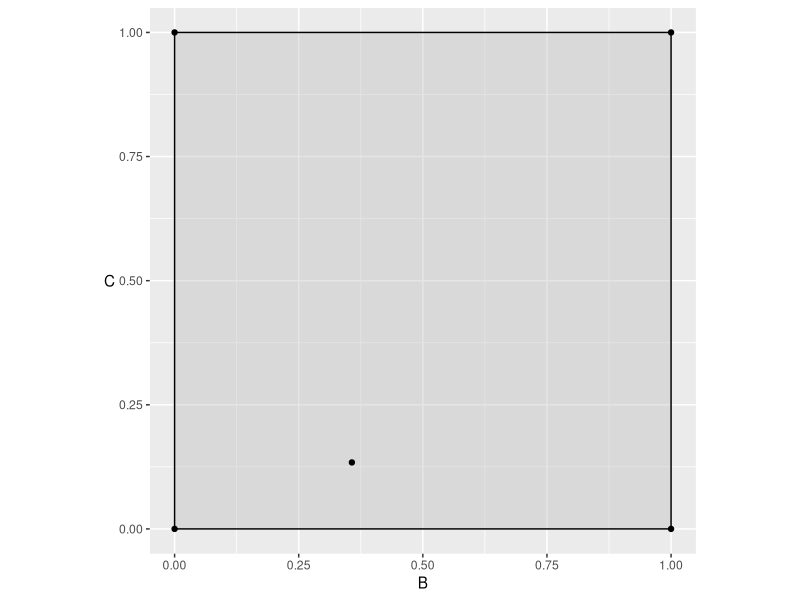
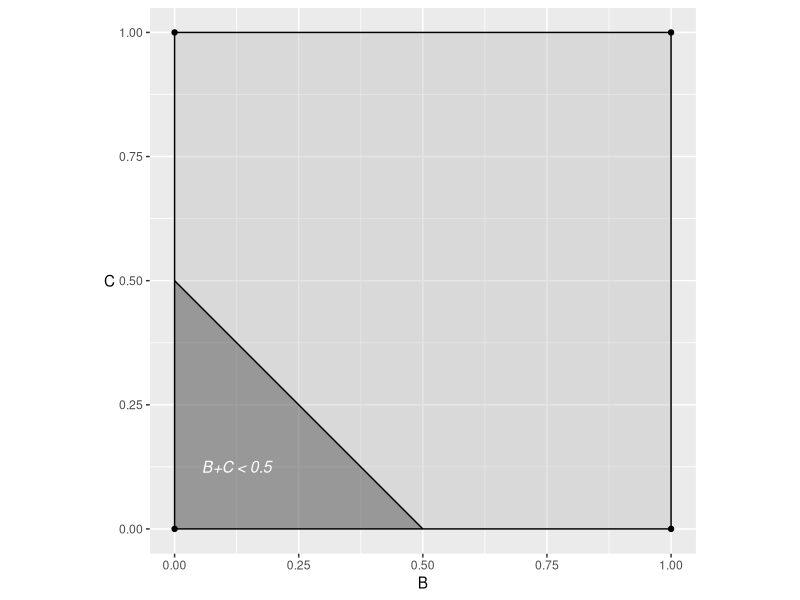
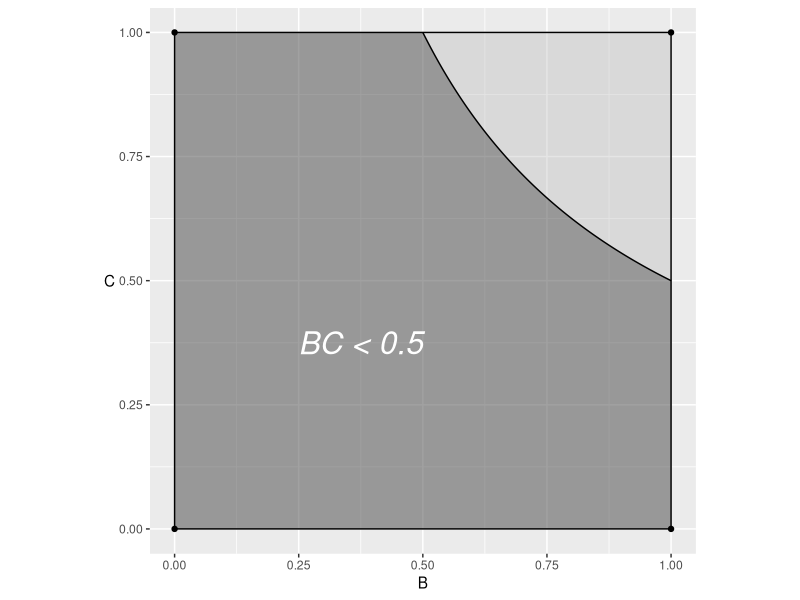
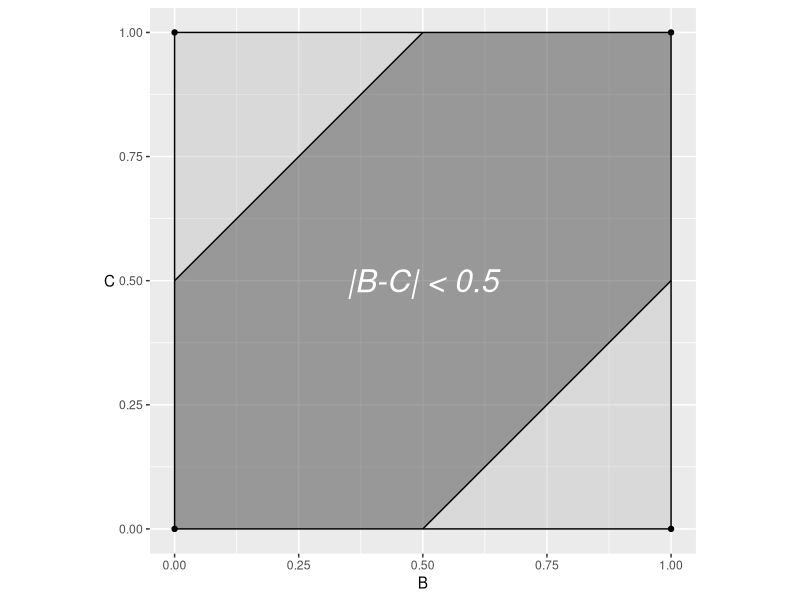
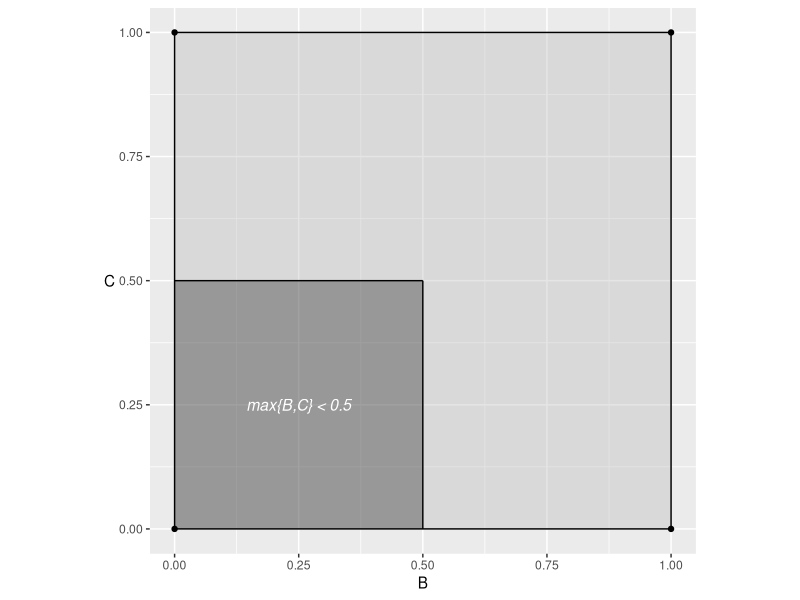
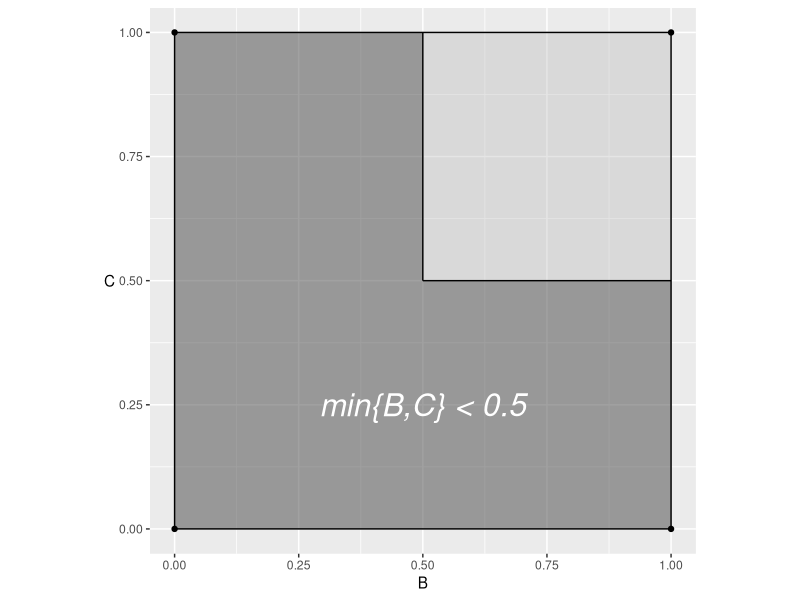

Recreate these plots in R, in order.
## ---- chunk 1
knitr::opts_chunk$set(echo = TRUE)
## ---- chunk 2
library(ggplot2)
ggplot()+
  geom_rect(aes(xmin=0, xmax=1, ymin=0,ymax=1), fill="grey", alpha=0.4, color="black")+
  geom_point(aes(c(1,0,0,1,runif(1,0,1)),c(1,0,1,0,runif(1,0,1))))+
  xlim(0,1)+ylim(0,1)+coord_fixed()+
  xlab("B")+ylab("C")+
  theme(axis.title.y = element_text(angle = 0, vjust=0.5))
## ---- chunk 3
x <- seq(from=0,to=0.5,length.out=1000)
y <- 0.5-x

# Define polygon for under the curve shading
shade <- rbind(c(0,0), data.frame(x,y))

ggplot()+
  geom_rect(aes(xmin=0, xmax=1, ymin=0,ymax=1), fill="grey", alpha=0.4, color="black")+
  geom_point(aes(c(1,0,0,1),c(1,0,1,0)))+
  xlim(0,1)+ylim(0,1)+coord_fixed()+
  xlab("B")+ylab("C")+
  theme(axis.title.y = element_text(angle = 0, vjust=0.5))+
  geom_line(aes(x,y))+
  geom_polygon(aes(shade$x,shade$y), fill="black", alpha=0.3)+
  geom_text(aes(0.125,0.125), label="B+C < 0.5", size=4, color="white", fontface="italic")
## ---- chunk 4
x <- seq(from=0.5,to=1,length.out=1000)
y <- 1/(2*x)

# Define polygon for under the curve shading
shade <- rbind(c(0,0), c(0,1), c(0.5,1), data.frame(x,y), c(1, 0))

ggplot()+
  geom_rect(aes(xmin=0, xmax=1, ymin=0,ymax=1), fill="grey", alpha=0.4, color="black")+
  geom_point(aes(c(1,0,0,1),c(1,0,1,0)))+
  xlim(0,1)+ylim(0,1)+coord_fixed()+
  xlab("B")+ylab("C")+
  theme(axis.title.y = element_text(angle = 0, vjust=0.5))+
  geom_line(aes(x,y))+
  geom_polygon(aes(shade$x,shade$y), fill="black", alpha=0.3)+
  geom_text(aes(0.375,0.375), label="BC < 0.5", size=8, color="white", fontface="italic")
## ---- chunk 5
x1 <- seq(from=0.5,to=1,length.out=2)
x2 <- seq(from=0,to=0.5,length.out=2)
y1 <- x1-0.5
y2 <- x2+0.5

# Define polygon for under the curve shading
shade <- cbind(c(0,0,0.5,1,1,0.5), c(0,0.5,1,1,0.5,0))

ggplot()+
  geom_rect(aes(xmin=0, xmax=1, ymin=0,ymax=1), fill="grey", alpha=0.4, color="black")+
  geom_point(aes(c(1,0,0,1),c(1,0,1,0)))+
  xlim(0,1)+ylim(0,1)+coord_fixed()+
  xlab("B")+ylab("C")+
  theme(axis.title.y = element_text(angle = 0, vjust=0.5))+
  geom_line(aes(x1,y1))+
  geom_line(aes(x2,y2))+
  geom_polygon(aes(shade[,1],shade[,2]), fill="black", alpha=0.3)+
  geom_text(aes(0.5,0.5), label="|B-C| < 0.5", size=8, color="white", fontface="italic")
## ---- chunk 6
# Define polygon for under the curve shading
shade <- cbind(c(0,0,0.5,0.5), c(0,0.5,0.5,0))

ggplot()+
  geom_rect(aes(xmin=0, xmax=1, ymin=0,ymax=1), fill="grey", alpha=0.4, color="black")+
  geom_point(aes(c(1,0,0,1),c(1,0,1,0)))+
  xlim(0,1)+ylim(0,1)+coord_fixed()+
  xlab("B")+ylab("C")+
  geom_line(aes(c(0,0.5),c(0.5,0.5)))+
  geom_line(aes(c(0.5,0.5),c(0,0.5)))+
  theme(axis.title.y = element_text(angle = 0, vjust=0.5))+
  geom_polygon(aes(shade[,1],shade[,2]), fill="black", alpha=0.3)+
  geom_text(aes(0.25,0.25), label="max{B,C} < 0.5", size=4, color="white", fontface="italic")
## ---- chunk 7
# Define polygon for under the curve shading
shade <- cbind(c(0,0,0.5,0.5,1,1), c(0,1,1,0.5,0.5,0))

ggplot()+
  geom_rect(aes(xmin=0, xmax=1, ymin=0,ymax=1), fill="grey", alpha=0.4, color="black")+
  geom_point(aes(c(1,0,0,1),c(1,0,1,0)))+
  xlim(0,1)+ylim(0,1)+coord_fixed()+
  xlab("B")+ylab("C")+
  geom_line(aes(c(0.5,0.5),c(0.5,1)))+
  geom_line(aes(c(0.5,1),c(0.5,0.5)))+
  theme(axis.title.y = element_text(angle = 0, vjust=0.5))+
  geom_polygon(aes(shade[,1],shade[,2]), fill="black", alpha=0.3)+
  geom_text(aes(0.5,0.25), label="min{B,C} < 0.5", size=8, color="white", fontface="italic")
## ---- chunk 8
n<-1000000
B<-runif(n,0,1)
C<-runif(n,0,1)

partA<-((B+C)<0.5)

partB<-((B*C)<0.5)

partC<-(abs(B-C)<0.5)

partD<-rep(0, n)
partE<-rep(0, n)
for (i in 1:n) { 
  partD[i]<-max(B[i],C[i]) 
  partE[i]<-min(B[i],C[i]) 
}
partD<-(partD<0.5)
partE<-(partE<0.5)

simulation <- cbind(c("B+C<0.5", "BC<0.5", "|B-C|<0.5", "max(B,C)<0.5", "min(B,C)<0.5"),
                    c(sum(partA)/n,sum(partB)/n,sum(partC)/n,sum(partD)/n,sum(partE)/n)
                    )
colnames(simulation) <- c("Event", "Probability")
rownames(simulation) <- c("a","b","c","d","e")
simulation
